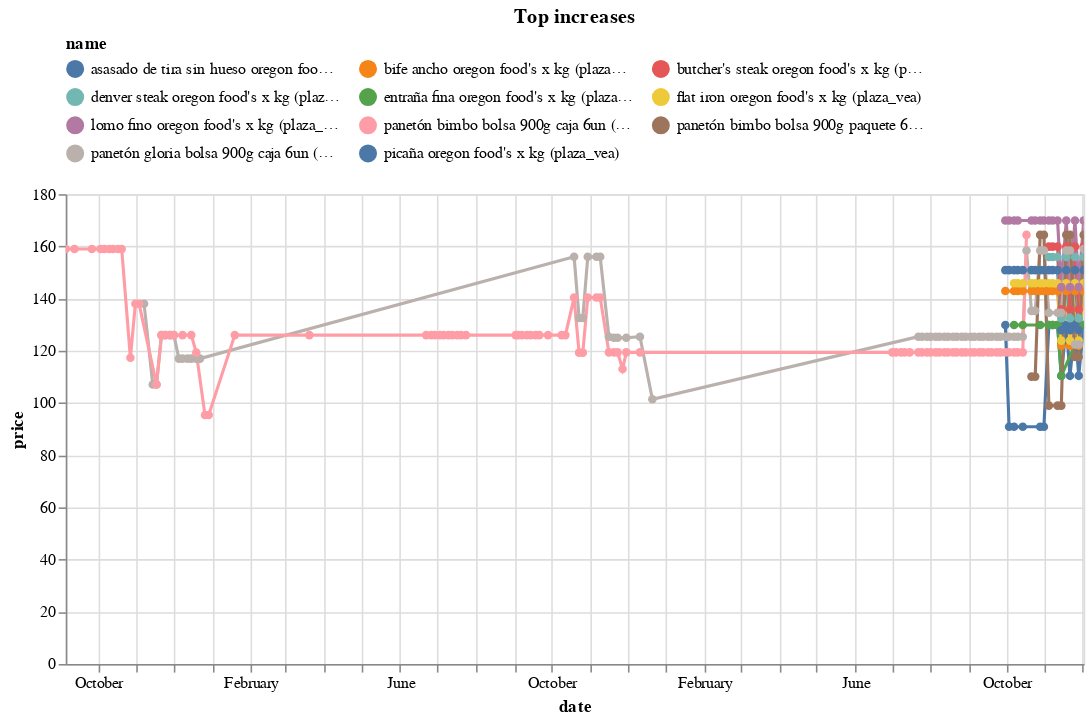

Notebook code cell kept with this figure:
### Code cell
(top_changes_abs
 .sort_values('change')
 .tail(10)
 .pipe(plot_changes, 'Top increases')
)

### Figure 1 — Vega-Lite specification as saved in the notebook (floating-point values rounded to 4 significant figures; data arrays with more than 128 entries replaced by an {"elided": "..."} marker saying what was removed)
{"config": {"view": {"continuousWidth": 300, "continuousHeight": 300}, "legend": {"columns": 3, "orient": "top"}}, "data": {"name": "data-27cd42aa08dbd4a6e8fa0be0cc882c20"}, "mark": {"type": "line", "point": true}, "encoding": {"color": {"field": "name", "scale": {"domain": ["asasado de tira sin hueso oregon food's x kg (plaza_vea)", "bife ancho oregon food's x kg (plaza_vea)", "butcher's steak oregon food's x kg (plaza_vea)", "denver steak oregon food's x kg (plaza_vea)", "entraña fina oregon food's x kg (plaza_vea)", "flat iron oregon food's x kg (plaza_vea)", "lomo fino oregon food's x kg (plaza_vea)", "panetón bimbo bolsa 900g caja 6un (plaza_vea)", "panetón bimbo bolsa 900g paquete 6un (plaza_vea)", "panetón gloria bolsa 900g caja 6un (plaza_vea)", "picaña oregon food's x kg (plaza_vea)"]}, "type": "nominal"}, "tooltip": [{"field": "name", "type": "nominal"}, {"field": "price", "type": "quantitative"}, {"field": "last_price", "type": "quantitative"}], "x": {"field": "date", "type": "temporal"}, "y": {"field": "price", "type": "quantitative"}}, "params": [{"name": "param_11", "select": {"type": "point", "fields": ["name"]}, "bind": "legend"}, {"name": "param_12", "select": {"type": "interval", "encodings": ["x", "y"]}, "bind": "scales"}], "title": "Top increases", "transform": [{"filter": {"param": "param_11"}}], "width": 650, "$schema": "https://vega.github.io/schema/vega-lite/v5.20.1.json", "datasets": {"data-27cd42aa08dbd4a6e8fa0be0cc882c20": {"elided": "271 records"}}}
